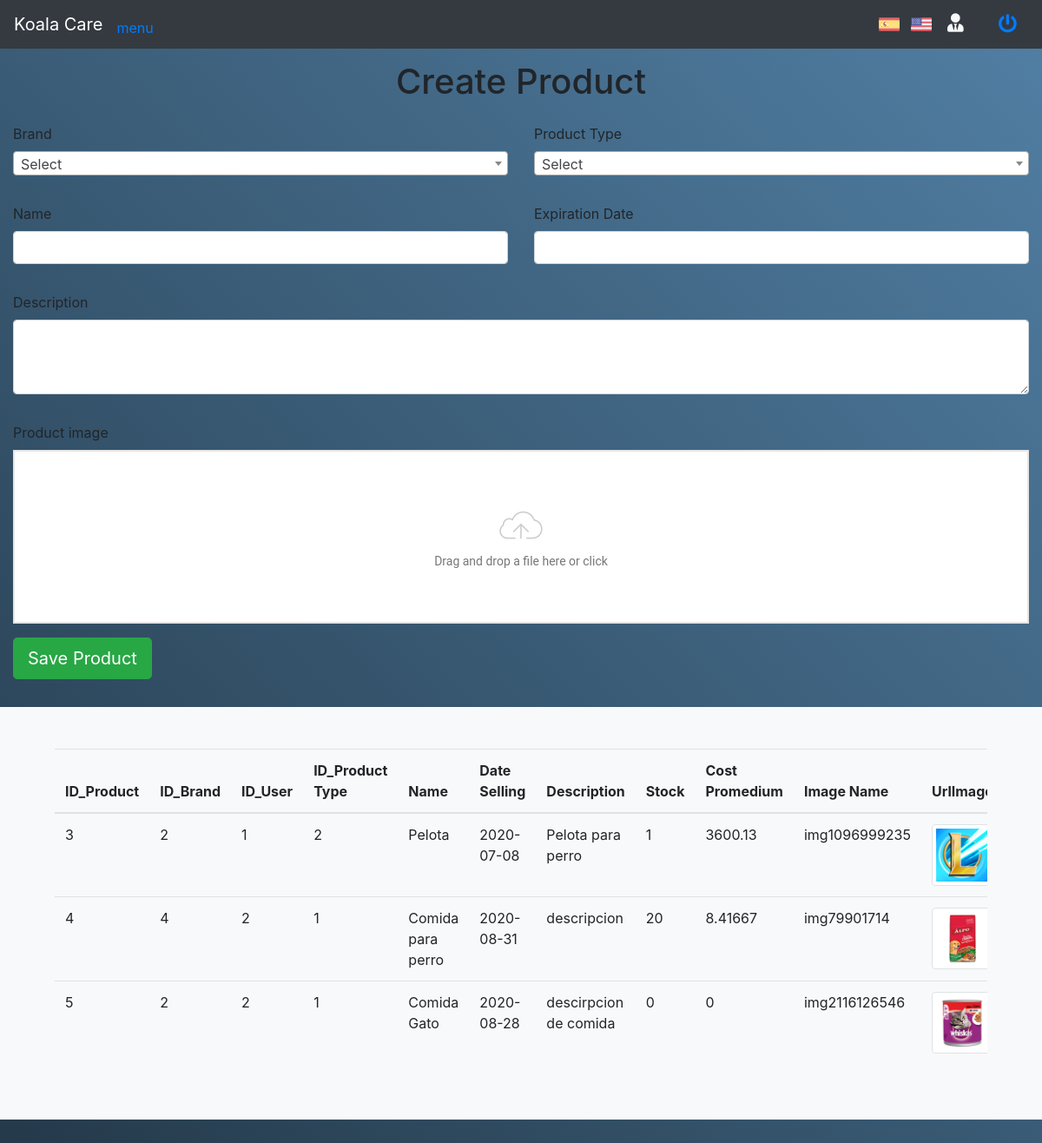
Page /Koalas_S/index.php/productos on the committed database.
### tables this page shows
CREATE TABLE `tbproductos` (
  `ID_Producto` int(11) NOT NULL,
  `ID_Marca` int(11) NOT NULL,
  `ID_Usuario` int(11) NOT NULL,
  `ID_TipoProducto` int(11) NOT NULL,
  `Nombre` varchar(50) NOT NULL,
  `FechaVencimiento` date NOT NULL,
  `Descripcion` text NOT NULL,
  `Stock` int(11) NOT NULL,
  `CostoPromedio` float NOT NULL,
  `NombreImagen` varchar(50) NOT NULL,
  `UrlImagen` varchar(50) NOT NULL,
  `FechaCreacion` timestamp NOT NULL DEFAULT current_timestamp()
);

### Koalas_S/application/controllers/Productos.php (called while the page is built, shortened)
<?php
class Productos extends CI_Controller {
	public function __construct(){
		$this->load->model("Producto_model");
		$this->load->model("Marcas_model");
		$this->load->model("Tiposproductos_model");
		$this->load->model("User_model");
		$this->load->helper('form');
		$this->load->library('upload');
	}
	public function index()
	{
		$datos["listProducto"] = $this->Producto_model->Read_All_Producto();
		$datos["listMarcas"] = $this->Marcas_model->select_all();
		$datos["listUsuarios"] = $this->User_model->Read_All_User();
		$datos["listTiposProductos"] = $this->Tiposproductos_model->select_all();
		$this->load->view("Format/header");
		$this->load->view('Productos/CreateProducto', $datos);
		$this->load->view("Format/footer");
	}
}

### Koalas_S/index.php (called while the page is built, shortened)
<?php
require_once BASEPATH.'core/CodeIgniter.php';

### Koalas_S/application/models/Producto_model.php (called while the page is built, shortened)
<?php
	class Producto_model extends CI_model{
		function Read_All_Producto(){
			$this->db->select("*");
			$this->db->from("tbproductos");
			$result = $this->db->get();
			return $result->result();
		}
	}
?>

### Koalas_S/application/views/Productos/CreateProducto.php (the view, shortened to what this page needs)
<div class="container-fluid">
	<div class="row mb-3">
		<div class="col-12 text-center">
			<h1>Create Product</h1>
		</div>
	</div>
	<form action="<?= base_url() ?>index.php/Productos/NewProducto" method="POST" enctype="multipart/form-data">
		<div class="row mb-3">
			<div class="col-6">
				<div class="form-group">
					<label for="slcMarca">Brand</label>
				</div>
			</div>
			<div class="col-6">
				<div class="form-group">
					<label for="slcTipoProducto">Product Type</label>
				</div>
			</div>
		</div>
		<div class="row mb-3">
			<div class="col-6">
				<div class="form-group">
					<label for="txtNombre">Name</label>
					<input type="text" id="txtNombre" name="txtNombre" class="form-control">
				</div>
			</div>
			<div class="col-6">
				<div class="form-group">
					<label for="txtFechaVencimiento">Expiration Date</label>
					<input type="text" id="txtFechaVencimiento" name="txtFechaVencimiento" class="form-control">
				</div>
			</div>
		</div>
		<div class="row mb-3">
			<div class="col-12">
				<div class="form-group">
					<label for="txtDescripcion">Description</label>
					<textarea name="txtDescripcion" id="txtDescripcion" cols="30" rows="3" class="form-control"></textarea>
				</div>
			</div>
		</div>
		<div class="row">
			<div class="col-md-12">
				<div class="form-group">
					<label for="imagenProducto">Product image</label>
				</div>
			</div>
		</div>
		<div class="row mb-3">
			<div class="col-12">
				<div class="form-group">
					<button class="btn btn-success btn-lg" type="submit">Save Product</button>
				</div>
			</div>
		</div>
	</form>
	<div class="row mb-3 bg-light p-5">
		<div class="col-12">
			<div class="table-responsive">
				<table class="table" id="tableProducto">
					<thead>
						<tr>
							<th>ID_Product</th>
							<th>ID_Brand</th>
							<th>ID_User</th>
							<th>ID_Product Type</th>
							<th>Name</th>
							<th>Date Selling</th>
							<th>Description</th>
							<th>Stock</th>
							<th>Cost Promedium</th>
							<th>Image Name</th>
							<th>UrlImage</th>
						</tr>
					</thead>
					<tbody>
						<?php
						foreach ($listProducto as $key => $value) {
							?>
							<tr>
								<td><?= $value->ID_Producto ?></td>
								<td><?= $value->ID_Marca ?></td>
								<td><?= $value->ID_Usuario ?></td>
								<td><?= $value->ID_TipoProducto ?></td>
								<td><?= $value->Nombre ?></td>
								<td><?= $value->FechaVencimiento ?></td>
								<td><?= $value->Descripcion ?></td>
								<td><?= $value->Stock ?></td>
								<td><?= $value->CostoPromedio ?></td>
								<td><?= $value->NombreImagen ?></td>
								<td>
									<img src="<?= base_url() ?><?= $value->UrlImagen ?>" alt="" class="img-thumbnail">
								</td>
							</tr>
							<?php
						}
						?>
					</tbody>
				</table>
			</div>
		</div>
	</div>
</div>

### Koalas_S/application/views/Format/header.php (shortened to what this page needs)
<!DOCTYPE html>
<html>
<head>
  <link rel="stylesheet" href="<?= base_url() ?>assets/template/demo.css?ver=4.2.5">
  <link rel="stylesheet" href="https://maxcdn.bootstrapcdn.com/bootstrap/4.0.0/css/bootstrap.min.css">
  <link href="https://cdn.jsdelivr.net/npm/select2@4.1.0-beta.1/dist/css/select2.min.css" rel="stylesheet" />
  <link href="https://cdnjs.cloudflare.com/ajax/libs/bootstrap-datepicker/1.9.0/css/bootstrap-datepicker.min.css" rel="stylesheet" />
  <link rel="stylesheet" href="<?= base_url() ?>assets/Dropify/css/dropify.min.css">
  <link id="bsdp-css" href="https://unpkg.com/bootstrap-datepicker@1.9.0/dist/css/bootstrap-datepicker3.min.css" rel="stylesheet">
  <link rel="stylesheet" type="text/css" href="https://cdn.datatables.net/1.10.21/css/jquery.dataTables.css">
  <link rel="stylesheet" href="https://lipis.github.io/bootstrap-sweetalert/dist/sweetalert.css">
  <link rel="stylesheet" href="https://use.fontawesome.com/releases/v5.14.0/css/all.css">
  <link rel="stylesheet" type="text/css" href="<?= base_url() ?>assets/clockpicker/dist/bootstrap-clockpicker.min.css">
</head>
<body>
  <nav class="navbar fixed-top navbar-expand-lg navbar-dark bg-dark">
    <a class="navbar-brand" href="http://localhost/Koalas/Koalas_S/index.php/Ecommerce">Koala Care</a>
    <div class="collapse navbar-collapse" id="navbarSupportedContent">
      <ul class="navbar-nav mr-auto">
        <li class="nav-item active">
          <a class="toggle" href="#">
            menu
          </a>
        </li>
      </ul>
      <form class="form-inline my-2 my-lg-0" action="<?= base_url() ?>index.php/Login/logOut" method="POST">
        <div class="row text-light">
          <div class="col-md-12">
            <a href="http://localhost/Koalas/Koalas_E/index.php/Ecommerce"><img src="<?= base_url() ?>assets/image/spain.png" alt=""></a>
            <a href="http://localhost/Koalas/Koalas_S/index.php/Ecommerce"><img src="<?= base_url() ?>assets/image/united-states.png" alt=""></a>
            <i class="fas fa-user-tie fa-lg"></i>&nbsp;&nbsp;
            <button type="submit" class="btn btn-link">
              <i class="fas fa-power-off fa-lg"></i>
            </button>
          </div>
        </div>
      </form>
    </div>
  </nav>
  <div id="container">
    <header>
    </header>

### Koalas_S/application/views/Format/footer.php (shortened to what this page needs)
     <footer>
    </footer>
</div>
</body>
</html>

### Koalas_S/assets/template/demo.css (style rules this page uses)
.hc-nav-trigger { position:absolute;cursor:pointer;-webkit-user-select:none;-moz-user-select:none;-ms-user-select:none;user-select:none;display:none;top:20px;z-index:9980;width:30px;min-height:24px }
html,body,div,span,header,ul,li,a { margin:0;padding:0;border:0;font-size:100%;font:inherit;vertical-align:baseline }
html { height:100% }
body { font-family:'Raleway', sans-serif;text-align:center;color:#fffce1 }
h1,h2,h3,h4,h5,h6 { margin:0 }
ol,ul { list-style:none }
#container { display:flex;flex-direction:column;min-height:100vh;height:100%;background:linear-gradient(-134deg, #517FA4 0%, #243949 100%) }
header { position:relative;padding:50px 0 20px }
footer { padding-bottom:40px }

### rows in the picture
tbproductos: ID_Producto "3", ID_Marca "2", ID_Usuario "1", ID_TipoProducto "2", Nombre "Pelota", FechaVencimiento "2020-07-08", Descripcion "Pelota para perro", Stock "1", CostoPromedio "3600.13", NombreImagen "img1096999235", UrlImagen (picture)
tbproductos: ID_Producto "4", ID_Marca "4", ID_Usuario "2", ID_TipoProducto "1", Nombre "Comida para perro", FechaVencimiento "2020-08-31", Descripcion "descripcion", Stock "20", CostoPromedio "8.41667", NombreImagen "img79901714", UrlImagen (picture)
tbproductos: ID_Producto "5", ID_Marca "2", ID_Usuario "2", ID_TipoProducto "1", Nombre "Comida Gato", FechaVencimiento "2020-08-28", Descripcion "descirpcion de comida", Stock "0", CostoPromedio "0", NombreImagen "img2116126546", UrlImagen (picture)
